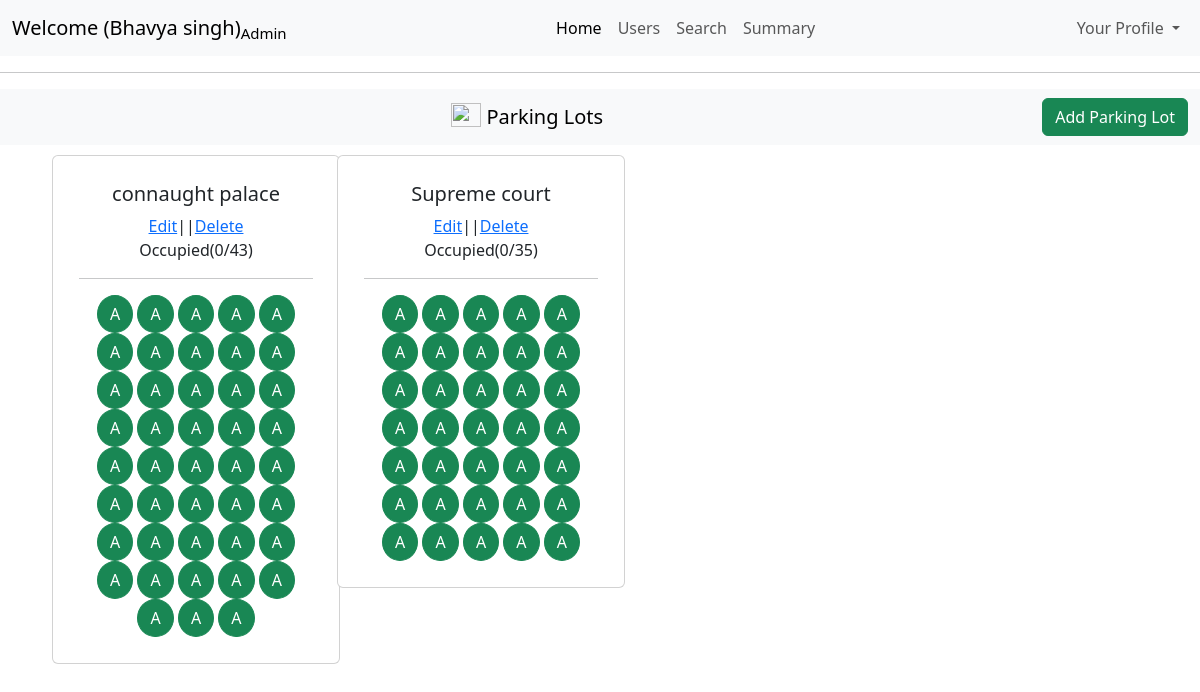
The page /admin/dashboard (signed in) on the database as committed earlier.
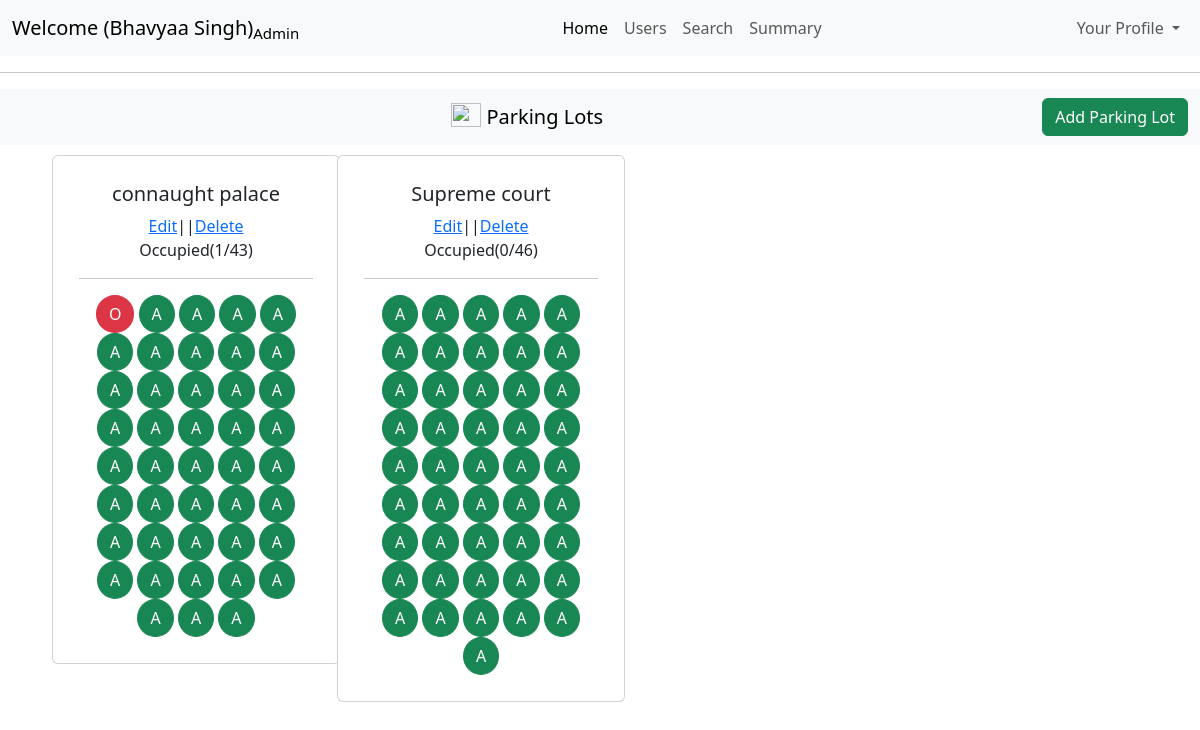
The same page on the database as committed later.
### models/models.py (models this page shows)
class ParkingLot(db.Model):
    id=db.Column(db.Integer(),primary_key=True)
    location_name = db.Column(db.String(250),nullable=False)
    pincode=db.Column(db.Integer(),nullable=False)
    price=db.Column(db.Integer(),nullable=False)
    max_spots=db.Column(db.Integer(),nullable=False)
    address=db.Column(db.String(250),nullable=False)
    occupied=db.Column(db.Integer(),default=0)

### controllers/controllers.py (the view)
@controllers.route("/admin/dashboard", methods=['GET','POST'])
def admindashboard():
    parkinglot=ParkingLot.query.all()
    print("ram")
    return render_template("admindashboard.html",fullname=session["fullname"]
                           ,status=session["status"],
                           role=session["role"],parkinglot=parkinglot)

### templates/adminDashboard.html (shortened to what this page needs)
<!DOCTYPE html>
<html lang="en">
<head>
    <link href="https://cdn.jsdelivr.net/npm/bootstrap@5.3.7/dist/css/bootstrap.min.css" rel="stylesheet">
</head>
<body>
    <nav class="navbar navbar-expand-lg bg-body-tertiary">
  <div class="container-fluid">
    <a class="navbar-brand " href="#">Welcome ({{session['fullname']}})<sub>Admin</sub></a>
    <div class="collapse navbar-collapse" id="navbarNavDropdown">
      <ul class="navbar-nav ms-auto">
        <li class="nav-item">
          <a class="nav-link active" aria-current="page" href="#">Home</a>
        </li>
        <li class="nav-item">
          <a class="nav-link" href="/admin/dashboard/users">Users</a>
        </li>
        <li class="nav-item">
          <a class="nav-link" href="/admin/dashboard/search">Search</a>
        </li>
        <li class="nav-item">
          <a class="nav-link" href="/admin/dashboard/summary">Summary</a>
        </li>
    </ul>
    <ul class="navbar-nav ms-auto">
        <li class="nav-item dropdown">
          <a class="nav-link dropdown-toggle" href="#" role="button" data-bs-toggle="dropdown" aria-expanded="false">
            Your Profile
          </a>
        </li>
      </ul>
    </div>
  </div>
</nav>
<hr>
<nav class="navbar bg-body-tertiary">
  <div class="container-fluid text-center">
    <a class="navbar-brand mx-auto " href="#">
      <img src="https://images.pexels.com/photos/164634/pexels-photo-164634.jpeg?_gl=1*1rfblvq*_ga*MTY5NDc0NzA3NC4xNzUzMjk4NzE5*_ga_8JE65Q40S6*czE3NTMyOTg3MTgkbzEkZzEkdDE3NTMyOTg3MjMkajU1JGwwJGgw" width="30" height="24" class="d-inline-block align-text-top" style="align-content: center;">
      Parking Lots
    </a>
<a href="/admin/dashboard/addparkinglot" class="btn btn-success">
  Add Parking Lot
</a>  </div>
</nav>
<div class="container">
    <div class="row">
      {% for lot in parkinglot %}
        <div class="col-md-3 col-sm-6">
        <div class="card " style="width: 18rem;  margin-left: 10px; margin-top: 10px;">
        <div class="card-body text-center" style="margin:10px">
        <h5 class="card-title">{{lot.location_name}}</h5>
        <span style="align-content: center;"><a href="/admin/dashboard/editlot/{{ lot.id }}">Edit</a>||<a href="/admin/dashboard/deletelot/{{ lot.id }}">Delete</a></span>
        <p>Occupied({{lot.occupied}}/{{lot.max_spots}})</p>
        <hr>
     {% set avail=lot.max_spots-lot.occupied %}
     {% for i in range(lot.occupied)%}
    <button type="button" class="btn btn-danger" style="border-radius: 50%;">O</button>
    {% endfor %}
    {% for i in range(avail)%}
    <button type="button" class="btn btn-success" style="border-radius: 50%;">A</button>
     {% endfor %}
    </div>
    </div>
    </div>
     {% endfor %}
  </div>
</div>
</body>
</html>

Rows that differ between the two databases and show on the page:
changed ParkingLot "connaught palace": occupied "0" → "1"
changed ParkingLot "Supreme court": max_spots "35" → "46"
Other text that changed with them:
{{ session['fullname'] }}: "Bhavya singh" → "Bhavyaa Singh"
new list line: "O"
new list line: "A"
list line gone: "A"
